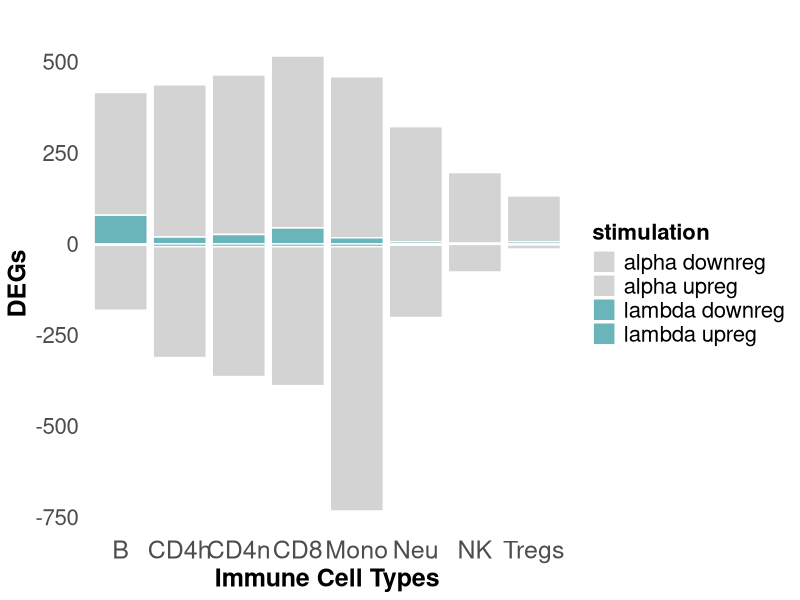
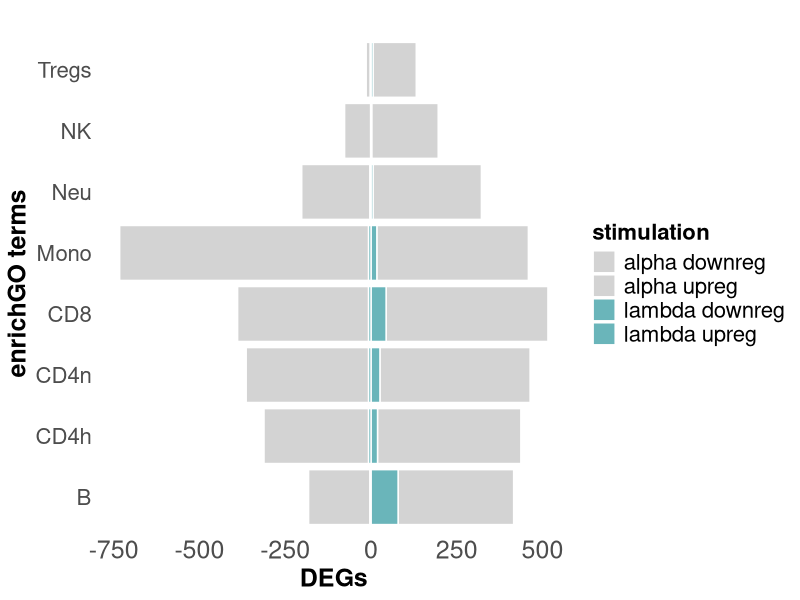
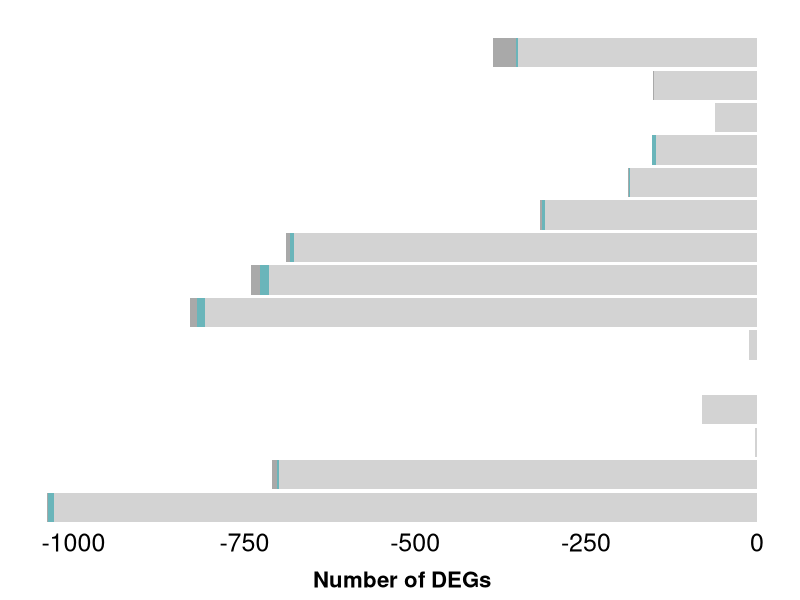

Here is the R script that generated these plots, in order: (Note: this script raises an error after producing the figures.)
# DEG quantification stacked bar graph 

library(ggplot2)

##### Stacked Bar graph DEGs up & down #####
# Y values : 
DEGs <- c(442, 17, -726, -7,
          316, 6, -199, -3, 
          418, 19, -305, -7, 
          438, 26, -357, -7,
          126, 6, -12, -2,
          472, 44, -382, -7,
          194, 2, -76, -1,
          337, 79, -179, -3
)
# x groups : 
CellTypes <- c(rep("Mono", 4), 
               rep("Neu", 4),
               rep("CD4h", 4),
               rep("CD4n", 4),
               rep("Tregs", 4),
               rep("CD8", 4),
               rep("NK", 4),
               rep("B", 4))
# stacks : 
stimulation <- rep(c("alpha upreg", "lambda upreg", "alpha downreg", "lambda downreg"), 8)
# other : 
grouped <- data.frame(stimulation, CellTypes, DEGs)

colours <- c("#b0d8da", "#57a8eb","#6ab5ba","#187bcd")
colours <- c("#d3d3d3","#d3d3d3", "#6ab5ba","#6ab5ba")

# Plot : 
horizontal <- ggplot(
  grouped,
  aes(fill = stimulation, y = DEGs, x = CellTypes)) +
  geom_bar(color = "white", position = "stack", stat = "identity") +
  theme_minimal() +
  scale_fill_manual(values = colours) +
  labs(title = "", x = "Immune Cell Types", y = "DEGs") +
  theme(
    axis.text.x = element_text(size = 18),
    axis.text.y = element_text(size = 16),
    axis.title = element_text(size = 18, face = "bold"),
    legend.title = element_text(size = 16, face = "bold"),
    legend.text = element_text(size = 16),
    panel.grid.major = element_blank(), # Remove major grid lines
    panel.grid.minor = element_blank()  # Remove minor grid lines
  )

vertical <- ggplot(
  grouped,
  aes(fill = stimulation, y = CellTypes, x = DEGs)) +
  geom_bar(color = "white", position = "stack", stat = "identity") +
  theme_minimal() +
  scale_fill_manual(values = colours) +
  #labs(title = "", x = "DEGs", y = "Immune Cell Types") +
  labs(title = "", x = "DEGs", y = "enrichGO terms") +
  theme(
    axis.text.x = element_text(size = 18),
    axis.text.y = element_text(size = 16),
    axis.title = element_text(size = 18, face = "bold"),
    legend.title = element_text(size = 16, face = "bold"),
    legend.text = element_text(size = 16),
    panel.grid.major = element_blank(), # Remove major grid lines
    panel.grid.minor = element_blank()  # Remove minor grid lines
  )


##### Stacked Bar graph DEGs #####

# Y values : 
DEGs <- c(1028, 10, 1, # monocytes
          699, 4, 6, # neutrophils
          # 1209, 13, # myeloid 
          3, 0, 0,   # DCs
          80, 0, 0, # myeloid dericed dendritic cells
          0, 0, 0, # pDCs

          # 297, 51, # dendritic cells 

          12, 0, 0, # platelets 

          807, 12, 11, # T cells
          714, 13, 13, # CD4h
          678, 5, 6, # naive cd8
          310, 5, 3, # NKT
          186, 1, 1, # cyto CD8
          148, 5, 1, # T regs 
          62, 0, 0, # CD4
          150, 1, 1, # NK
          # 935, 33, # overall T 

          350, 2, 34 # B
)

# x groups : 
CellTypes <- c(rep("mono", 3), 
               rep("neu", 3),
               # rep("myeloid", 2),
               rep("DCs", 3),
               rep("mDCs", 3),
               rep("pDCs", 3),

               rep("platelets", 3),

               rep("T", 3),
               rep("CD4h", 3),
               rep("nCD8", 3),
               rep("NKT", 3),
               rep("cCD8", 3),
               rep("Tregs", 3),
               rep("CD4", 3),
               rep("NK", 3),
               # rep("all_T", 2),

               rep("B", 3))
# stacks : 
Treatment <- rep(c("alpha","common","lambda"), 15)

# create data frame :  
grouped <- data.frame(Treatment, CellTypes, DEGs)

# Modify the order of CellTypes as a factor: (prevents alphabetically losing NB information)
grouped$CellTypes <- factor(grouped$CellTypes, levels = c(
  "mono", "neu", "DCs","mDCs","pDCs","platelets","T","CD4h","nCD8","NKT","cCD8","Tregs","CD4","NK","B"))
grouped$Treatment <- factor(grouped$Treatment, levels = c("alpha", "common", "lambda"))

colours <- c("lightgrey","#6ab5ba","darkgrey")


# Plot : 
verticalDEGs <- ggplot(
  grouped,
  aes(fill = rev(Treatment), y = CellTypes, x = -DEGs)) +  # Reverse x-axis and fill order
  geom_bar(color = NA, position = "stack", stat = "identity") +
  theme_minimal() +
  scale_fill_manual(values = rev(colours)) +  # Reverse fill colors
  labs(title = "", x = "Number of DEGs", y = "") +
  theme(
    axis.text.x = element_text(size = 18, colour = "black"),
    axis.text.y = element_blank(),  # Remove y-axis labels
    axis.title.x =  element_text(size = 16, face = "bold", colour = "black", margin = margin(t = 10)),
    axis.title.y =  element_blank(),
    legend.title = element_blank(),
    legend.text = element_blank(),
    #legend.text = element_text(size = 18, colour = "black"),
    panel.grid.major = element_blank(), # Remove major grid lines
    panel.grid.minor = element_blank()  # Remove minor grid lines
  ) + 
  guides(fill = "none")  # Remove the legend

##### Stacked Bar graph for GO terms #####

# Y values : 
Goterms <- c(766, 0, 7, # monocytes
          598, 2, 67, # neutrophils
          # 1209, 13, # myeloid 
          53, 0, 0,   # DCs
          125, 0, 0, # myeloid dericed dendritic cells
          0, 0, 0, # pDCs
          
          # 297, 51, # dendritic cells 
          
          11, 0, 0, # platelets 
          
          493, 1, 2, # T cells
          406, 3, 6, # CD4h
          416, 4, 0, # naive cd8
          282, 1, 0, # NKT
          190, 1, 0, # cyto CD8
          203, 0, 13, # T regs 
          129, 0, 0, # CD4
          207, 0, 1, # NK
          # 935, 33, # overall T 
          
          339, 70, 10 # B
)

# x groups : 
CellTypes <- c(rep("mono", 3), 
               rep("neu", 3),
               # rep("myeloid", 2),
               rep("DCs", 3),
               rep("mDCs", 3),
               rep("pDCs", 3),
               
               rep("platelets", 3),
               
               rep("T", 3),
               rep("CD4h", 3),
               rep("nCD8", 3),
               rep("NKT", 3),
               rep("cCD8", 3),
               rep("Tregs", 3),
               rep("CD4", 3),
               rep("NK", 3),
               # rep("all_T", 2),
               
               rep("B", 3))
# stacks : 
Treatment <- rep(c("alpha", "common", "lambda"), 15)

# create data frame :  
grouped <- data.frame(Treatment, CellTypes, Goterms)

# Reorder the data frame based on DEGs within each CellTypes group
grouped <- grouped %>% arrange(CellTypes, Treatment, -Goterms)


# Modify the order of CellTypes as a factor: (prevents alphabetically losing NB information)
grouped$CellTypes <- factor(grouped$CellTypes, levels = c(
  "mono", "neu", "DCs","mDCs","pDCs","platelets","T","CD4h","nCD8","NKT","cCD8","Tregs","CD4","NK","B"))


colours <- c("lightgrey", "darkgrey", "#6ab5ba")


# Plot : 
verticalGO <- ggplot(
  grouped,
  aes(fill = rev(Treatment), y = CellTypes, x = Goterms)) +
  geom_bar(color = NA, position = "stack", stat = "identity") +
  theme_minimal() +
  scale_fill_manual(values = rev(colours)) +
  # number of enriched GO terms 
  labs(title = "", x = "Number of enriched GO terms", y = "") +
  theme(
    axis.text.x = element_text(size = 18, colour = "black"),
    axis.text.y = element_text(size = 16, colour = "black", hjust = 0.5),  # Center-align y-axis text
    axis.title.x =  element_text(size = 16, face = "bold", colour = "black", margin = margin(t = 10)),
    axis.title.y =  element_blank(),legend.title = element_text(size = 16, face = "bold", colour= "black", margin = margin(t = -50)),
    legend.text = element_text(size = 16, colour= "black"),
    panel.grid.major = element_blank(), # Remove major grid lines
    panel.grid.minor = element_blank()  # Remove minor grid lines
  )

##### Stacked bar graph together #####
verticalDEGs | verticalGO 

##### UP & DOWN regulated myeloid #####
ALPHA
# Y values : 
alphaDEGs <- c(414, 615, # monocytes
             317, 386, # neutrophils
             2, 1,   # DCs
             59, 21, # myeloid dericed dendritic cells
             0, 0) # pDCs)

# x groups : 
CellTypes <- c(rep("mono", 2), 
               rep("neu", 2),
               rep("DCs", 2),
               rep("mDCs", 2),
               rep("pDCs", 2))

# stacks : 
Treatment <- rep(c("up regulated", "down regulated"), 5)

# create data frame :  
grouped <- data.frame(Treatment, CellTypes, alphaDEGs)

# Reorder the data frame based on DEGs within each CellTypes group
grouped <- grouped %>% arrange(CellTypes, Treatment, alphaDEGs)


# Modify the order of CellTypes as a factor: (prevents alphabetically losing NB information)
grouped$CellTypes <- factor(grouped$CellTypes, levels = c(
  "mono", "neu", "DCs","mDCs","pDCs"))


colours <- c("lightgrey", "#6ab5ba")


# Plot : 
myeloidalpha <- ggplot(
  grouped,
  aes(fill = rev(Treatment), y = CellTypes, x = -alphaDEGs)) +  # Reverse x-axis and fill order
  geom_bar(color = NA, position = "stack", stat = "identity") +
  theme_minimal() +
  scale_fill_manual(values = rev(colours)) +  # Reverse fill colors
  labs(title = "", x = "Number of DEGs (α)", y = "") +
  theme(
    axis.text.x = element_text(size = 18, colour = "black"),
    axis.text.y = element_blank(),  # Remove y-axis labels
    axis.title.x =  element_text(size = 16, face = "bold", colour = "black", margin = margin(t = 10)),
    axis.title.y =  element_blank(),
    legend.title = element_blank(),
    legend.text = element_blank(),
    #legend.text = element_text(size = 18, colour = "black"),
    panel.grid.major = element_blank(), # Remove major grid lines
    panel.grid.minor = element_blank()  # Remove minor grid lines
  ) + 
  guides(fill = "none")

# LAMBDA 
# Y values : 
lambdaDEGs <- c(10, 1, # monocytes
               9, 1, # neutrophils
               0, 0,   # DCs
               0, 0, # myeloid dericed dendritic cells
               0, 0) # pDCs)

# x groups : 
CellTypes <- c(rep("mono", 2), 
               rep("neu", 2),
               rep("DCs", 2),
               rep("mDCs", 2),
               rep("pDCs", 2))

# stacks : 
Treatment <- rep(c("up regulated", "down regulated"), 5)

# create data frame :  
grouped <- data.frame(Treatment, CellTypes, lambdaDEGs)

# Reorder the data frame based on DEGs within each CellTypes group
grouped <- grouped %>% arrange(CellTypes, Treatment, -lambdaDEGs)


# Modify the order of CellTypes as a factor: (prevents alphabetically losing NB information)
grouped$CellTypes <- factor(grouped$CellTypes, levels = c(
  "mono", "neu", "DCs","mDCs","pDCs"))


colours <- c("lightgrey","#6ab5ba")


# Plot : 
myeloidlambda <- ggplot(
  grouped,
  aes(fill = rev(Treatment), y = CellTypes, x = lambdaDEGs)) +
  geom_bar(color = NA, position = "stack", stat = "identity") +
  theme_minimal() +
  scale_fill_manual(values = rev(colours)) +
  # number of enriched GO terms 
  labs(title = "", x = "Number of DEGs (λ)", y = "") +
  theme(
    axis.text.x = element_text(size = 18, colour = "black"),
    axis.text.y = element_text(size = 16, colour = "black", hjust = 0.5),  # Center-align y-axis text
    axis.title.x =  element_text(size = 16, face = "bold", colour = "black", margin = margin(t = 10)),
    axis.title.y =  element_blank(),
    legend.title = element_text(size = 16, face = "bold", colour= "black", margin = margin(t = -50)),
    legend.text = element_text(size = 16, colour= "black"),
    panel.grid.major = element_blank(), # Remove major grid lines
    panel.grid.minor = element_blank()  # Remove minor grid lines
  )


myeloidalpha | myeloidlambda

##### UP & DOWN regulated lymphoid #####
ALPHA
# Y values : 
alphaDEGs <- c(504, 315, # T cells
          422, 305, # CD4h
          433, 305, # naive cd8
          204, 111, # NKT
          136, 51, # cyto CD8
          144, 9, # T regs 
          58, 4, # CD4
          131, 20, # NK
          
          567, 368 ) # B

# x groups : 
CellTypes <- c(rep("T", 2), 
               rep("CD4h", 2),
               rep("nCD8", 2),
               rep("NKT", 2),
               rep("cCD8", 2),
               rep("Tregs", 2),
               rep("CD4", 2), 
               rep("NK", 2),
               rep("B", 2))
# stacks : 
Treatment <- rep(c("up regulated", "down regulated"), 9)

# create data frame :  
grouped <- data.frame(Treatment, CellTypes, alphaDEGs)

# Reorder the data frame based on DEGs within each CellTypes group
grouped <- grouped %>% arrange(CellTypes, Treatment, alphaDEGs)


# Modify the order of CellTypes as a factor: (prevents alphabetically losing NB information)
grouped$CellTypes <- factor(grouped$CellTypes, levels = c(
  "T","CD4h","nCD8","NKT", "cCD8","Tregs","CD4","NK","B"))


colours <- c("lightgrey", "#6ab5ba")


# Plot : 
lymphoidalpha <- ggplot(
  grouped,
  aes(fill = rev(Treatment), y = CellTypes, x = -alphaDEGs)) +  # Reverse x-axis and fill order
  geom_bar(color = NA, position = "stack", stat = "identity") +
  theme_minimal() +
  scale_fill_manual(values = rev(colours)) +  # Reverse fill colors
  labs(title = "", x = "Number of DEGs (α)", y = "") +
  theme(
    axis.text.x = element_text(size = 18, colour = "black"),
    axis.text.y = element_blank(),  # Remove y-axis labels
    axis.title.x =  element_text(size = 16, face = "bold", colour = "black", margin = margin(t = 10)),
    axis.title.y =  element_blank(),
    legend.title = element_blank(),
    legend.text = element_blank(),
    #legend.text = element_text(size = 18, colour = "black"),
    panel.grid.major = element_blank(), # Remove major grid lines
    panel.grid.minor = element_blank()  # Remove minor grid lines
  ) + 
  guides(fill = "none")

# LAMBDA 
# Y values : 
lambdaDEGs <- c(22, 1, # T cells
               22, 4, # CD4h
               10, 1, # naive cd8
               6, 2, # NKT
               2, 0, # cyto CD8
               4, 2, # T regs 
               0, 0, # CD4
               1, 0, # NK
               
               30, 3 ) # B

# x groups : 
CellTypes <- c(rep("T", 2), 
               rep("CD4h", 2),
               rep("nCD8", 2),
               rep("NKT", 2),
               rep("cCD8", 2),
               rep("Tregs", 2),
               rep("CD4", 2), 
               rep("NK", 2),
               rep("B", 2))
# stacks : 
Treatment <- rep(c("up regulated", "down regulated"), 9)

# create data frame :  
grouped <- data.frame(Treatment, CellTypes, lambdaDEGs)

# Reorder the data frame based on DEGs within each CellTypes group
grouped <- grouped %>% arrange(CellTypes, Treatment, lambdaDEGs)


# Modify the order of CellTypes as a factor: (prevents alphabetically losing NB information)
grouped$CellTypes <- factor(grouped$CellTypes, levels = c(
  "T","CD4h","nCD8","NKT", "cCD8","Tregs","CD4","NK","B"))

colours <- c("lightgrey","#6ab5ba")


# Plot : 
lymphoilambda <- ggplot(
  grouped,
  aes(fill = rev(Treatment), y = CellTypes, x = lambdaDEGs)) +
  geom_bar(color = NA, position = "stack", stat = "identity") +
  theme_minimal() +
  scale_fill_manual(values = rev(colours)) +
  # number of enriched GO terms 
  labs(title = "", x = "Number of DEGs (λ)", y = "") +
  theme(
    axis.text.x = element_text(size = 18, colour = "black"),
    axis.text.y = element_text(size = 16, colour = "black", hjust = 0.5),  # Center-align y-axis text
    axis.title.x =  element_text(size = 16, face = "bold", colour = "black", margin = margin(t = 10)),
    axis.title.y =  element_blank(),
    legend.title = element_text(size = 16, face = "bold", colour= "black", margin = margin(t = -50)),
    legend.text = element_text(size = 16, colour= "black"),
    panel.grid.major = element_blank(), # Remove major grid lines
    panel.grid.minor = element_blank()  # Remove minor grid lines
  )


lymphoidalpha | lymphoilambda

##### DGEA #####

# L6: B cells lambda specific 
# Y values : 
process <- L6_lambda$Description
# x groups : 
Count <- L6_lambda$Count

pvalue <- L6_lambda$p.adjust

grouped <- data.frame(process, Count, pvalue)

# Plot
B_bar <- ggplot(
  grouped,
  aes(fill = pvalue, y = process, x = Count)) +
  geom_bar(stat = "identity", color = "black", position = "stack") + 
  theme_minimal() +
  scale_fill_gradient(low = "#d3d3d3", high = "#6ab5ba") +  # Use scale_fill_gradient
  labs(title = "B", x = "Count", y = "") +
  theme(
    axis.text.x = element_text(size = 18, colour = "black"),
    axis.text.y = element_text(size = 16, colour = "black"),
    title = element_text(size = 20, face = "bold", colour = "black", vjust = 0.5),
    axis.title = element_text(size = 18, face = "bold", colour = "black", margin = margin(t = 10)),
    legend.title = element_text(size = 16, face = "bold", colour= "black", margin = margin(t = -50)),
    legend.text = element_text(size = 16, colour= "black"),
    panel.grid.major = element_blank(),  # Remove major grid lines
    panel.grid.minor = element_blank(),   # Remove minor grid lines
    panel.border = element_rect(color = "black", fill = NA, size = 1),
    plot.title.position = "plot")



# L2: CD4 naive lambda specific 
# Y values : 
process <- L2_lambda$Description
# x groups : 
Count <- L2_lambda$Count

pvalue <- L2_lambda$p.adjust

grouped <- data.frame(process, Count, pvalue)

# Plot
L2_bar <- ggplot(
  grouped,
  aes(fill = pvalue, y = process, x = Count)) +
  geom_bar(stat = "identity", color = "black", position = "stack") + 
  theme_minimal() +
  scale_fill_gradient(low = "#d3d3d3", high = "#6ab5ba") +  # Use scale_fill_gradient
  labs(title = "CD4 naive", x = "Count", y = "") +
  theme(
    axis.text.x = element_text(size = 18, colour = "black"),
    axis.text.y = element_text(size = 16, colour = "black"),
    title = element_text(size = 20, face = "bold", colour = "black", vjust = 0.5),
    axis.title = element_text(size = 18, face = "bold", colour = "black", margin = margin(t = 10)),
    legend.title = element_text(size = 16, face = "bold", colour= "black", margin = margin(t = -50)),
    legend.text = element_text(size = 16, colour= "black"),
    panel.grid.major = element_blank(),  # Remove major grid lines
    panel.grid.minor = element_blank(),   # Remove minor grid lines
    panel.border = element_rect(color = "black", fill = NA, size = 1),
    plot.title.position = "plot")


# L1: CD4 helper lambda specific 
# Y values : 
process <- L1_lambda$Description
# x groups : 
Count <- L1_lambda$Count

pvalue <- L1_lambda$p.adjust

grouped <- data.frame(process, Count, pvalue)

# Plot
L1_bar <- ggplot(
  grouped,
  aes(fill = pvalue, y = process, x = Count)) +
  geom_bar(stat = "identity", color = "black", position = "stack") + 
  theme_minimal() +
  scale_fill_gradient(low = "#d3d3d3", high = "#6ab5ba") +  # Use scale_fill_gradient
  labs(title = "CD4 helper", x = "Count", y = "") +
  theme(
    axis.text.x = element_text(size = 18, colour = "black"),
    axis.text.y = element_text(size = 16, colour = "black"),
    title = element_text(size = 20, face = "bold", colour = "black", vjust = 0.5),
    axis.title = element_text(size = 18, face = "bold", colour = "black", margin = margin(t = 10)),
    legend.title = element_text(size = 16, face = "bold", colour= "black", margin = margin(t = -50)),
    legend.text = element_text(size = 16, colour= "black"),
    panel.grid.major = element_blank(),  # Remove major grid lines
    panel.grid.minor = element_blank(),   # Remove minor grid lines
    panel.border = element_rect(color = "black", fill = NA, size = 1),
    plot.title.position = "plot")

# M2: neutrophils lambda specific 

subset <- c("GO:0006775", "GO:0071354","GO:0033280","GO:0071295","GO:0071305","GO:0042359","GO:0009111","GO:0042363","GO:1990573","GO:0070741")

M2_lambda <- M2_lambda[M2_lambda$ID %in% subset,]

# Y values : 
process <- M2_lambda$Description
# x groups : 
Count <- M2_lambda$Count

pvalue <- M2_lambda$p.adjust

grouped <- data.frame(process, Count, pvalue)

# Plot
M2_bar <- ggplot(
  grouped,
  aes(fill = pvalue, y = process, x = Count)) +
  geom_bar(stat = "identity", color = "black", position = "stack") + 
  theme_minimal() +
  scale_fill_gradient(low = "#d3d3d3", high = "#6ab5ba") +  # Use scale_fill_gradient
  labs(title = "Neutrophils", x = "Count", y = "") +
  theme(
    axis.text.x = element_text(size = 18, colour = "black"),
    axis.text.y = element_text(size = 16, colour = "black"),
    title = element_text(size = 20, face = "bold", colour = "black", vjust = 0.5),
    axis.title = element_text(size = 18, face = "bold", colour = "black", margin = margin(t = 10)),
    legend.title = element_text(size = 16, face = "bold", colour= "black", margin = margin(t = -50)),
    legend.text = element_text(size = 16, colour= "black"),
    panel.grid.major = element_blank(),  # Remove major grid lines
    panel.grid.minor = element_blank(),   # Remove minor grid lines
    panel.border = element_rect(color = "black", fill = NA, size = 1),
    plot.title.position = "plot")

# L4: CD8 lambda specific
L4_lambda$Description[5] <- "DNA damage response signalling"

# Y values : 
process <- L4_lambda$Description
# x groups : 
Count <- L4_lambda$Count

pvalue <- L4_lambda$p.adjust

grouped <- data.frame(process, Count, pvalue)

# Plot
L4_bar <- ggplot(
  grouped,
  aes(fill = pvalue, y = process, x = Count)) +
  geom_bar(stat = "identity", color = "black", position = "stack", width = 1) + 
  theme_minimal() +
  scale_fill_gradient(low = "#d3d3d3", high = "#6ab5ba") +  # Use scale_fill_gradient
  labs(title = "CD8", x = "Count", y = "") +
  theme(
    axis.text.x = element_text(size = 18, colour = "black"),
    axis.text.y = element_text(size = 16, colour = "black"),
    title = element_text(size = 20, face = "bold", colour = "black", vjust = 0.5),
    axis.title = element_text(size = 18, face = "bold", colour = "black", margin = margin(t = 10)),
    legend.title = element_text(size = 16, face = "bold", colour= "black", margin = margin(t = -50)),
    legend.text = element_text(size = 16, colour= "black"),
    panel.grid.major = element_blank(),  # Remove major grid lines
    panel.grid.minor = element_blank(),   # Remove minor grid lines
    panel.border = element_rect(color = "black", fill = NA, size = 1),
    plot.title.position = "plot") 


# L3  Tregs lambda specific 

subset <- c("GO:0002181", "GO:0042273", "GO:0030643", "GO:0042363", "GO:0009111","GO:0044320", "GO:0042359","GO:0044321","GO:0071305","GO:0006706","GO:0033280", "GO:0030279", "GO:0071354", "GO:0006775", "GO:0031670","GO:0070741", "GO:0055062", "GO:0071107", "GO:0044320")

L3_lambda <- L3_lambda[L3_lambda$ID %in% subset,]

# Y values : 
process <- L3_lambda$Description
# x groups : 
Count <- L3_lambda$Count

pvalue <- L3_lambda$p.adjust

grouped <- data.frame(process, Count, pvalue)

# Plot
L3_bar <- ggplot(
  grouped,
  aes(fill = pvalue, y = process, x = Count)) +
  geom_bar(stat = "identity", color = "black", position = "stack") + 
  theme_minimal() +
  scale_fill_gradient(low = "#d3d3d3", high = "#6ab5ba") +  # Use scale_fill_gradient
  labs(title = "Tregulatory", x = "Count", y = "") +
  theme(
    axis.text.x = element_text(size = 18, colour = "black"),
    axis.text.y = element_text(size = 16, colour = "black"),
    title = element_text(size = 20, face = "bold", colour = "black", vjust = 0.5),
    axis.title = element_text(size = 18, face = "bold", colour = "black", margin = margin(t = 10)),
    legend.title = element_text(size = 16, face = "bold", colour= "black", margin = margin(t = -50)),
    legend.text = element_text(size = 16, colour= "black"),
    panel.grid.major = element_blank(),  # Remove major grid lines
    panel.grid.minor = element_blank(),   # Remove minor grid lines
    panel.border = element_rect(color = "black", fill = NA, size = 1),
    plot.title.position = "plot")

